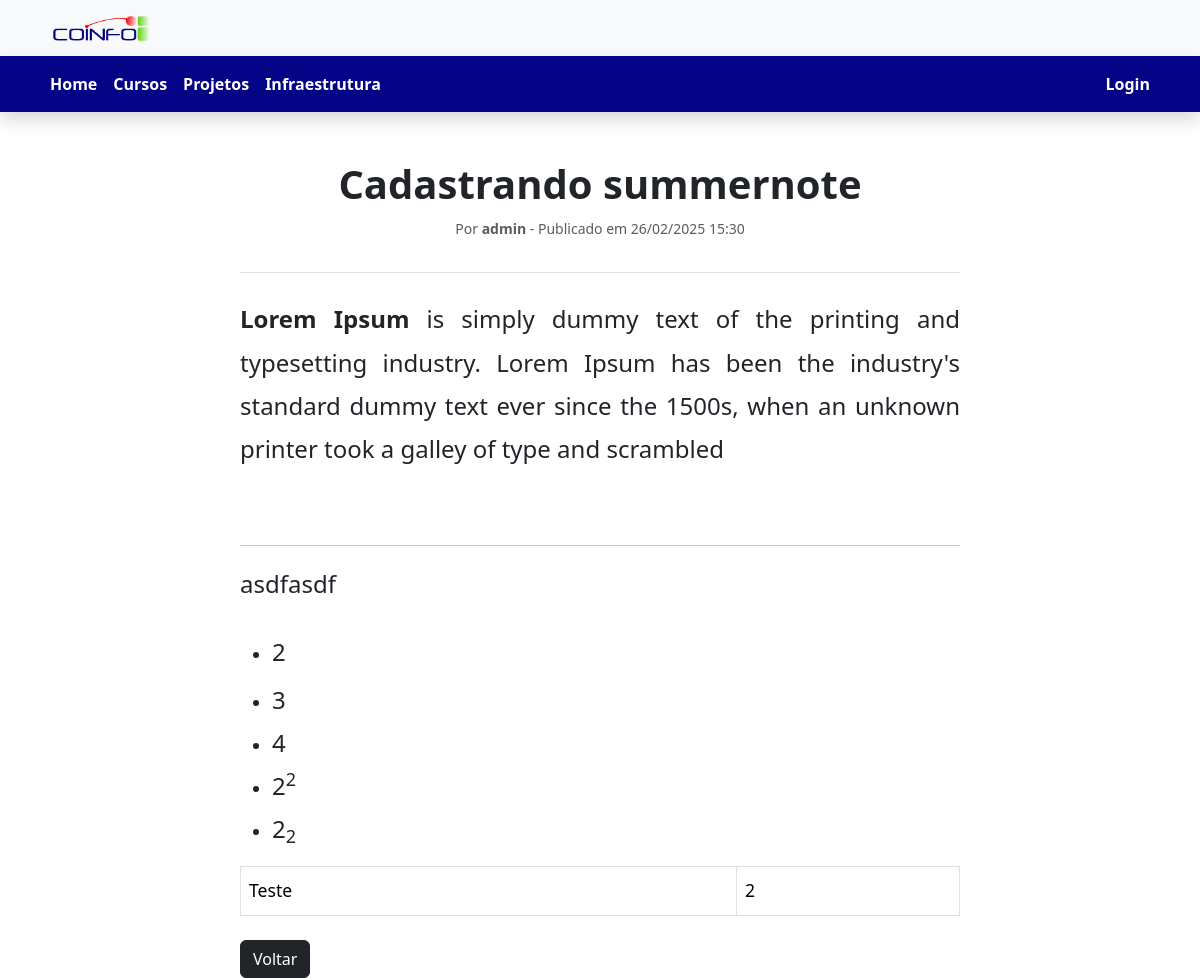
/noticia/6/, run on the app's committed database.
### sistema/models.py (models this page shows, shortened)
class Noticia(models.Model):
    STATUS_CHOICES = [
        ('rascunho', 'Rascunho'),
        ('publicado', 'Publicado'),
    ]
    ATIVACAO_CHOICES = [
        ('ativada', 'Ativada'),
        ('desativada', 'Desativada'),
    ]
    titulo = models.CharField(max_length=255)
    conteudo = models.TextField()
    autor = models.ForeignKey(User, on_delete=models.CASCADE)
    data_publicacao = models.DateTimeField(auto_now_add=True)
    status = models.CharField(max_length=10, choices=STATUS_CHOICES, default='rascunho')
    ativacao = models.CharField(max_length=10, choices=ATIVACAO_CHOICES, default='ativada')

### sistema/views.py (the view)
# urls.py: path('noticia/<int:pk>/', views.detalhe_noticia, name='detalhe_noticia'),
def detalhe_noticia(request, pk):
    noticia = get_object_or_404(Noticia, pk=pk)
    return render(request, 'noticias/detalhe.html', {'noticia': noticia})

### sistema/templates/noticias/detalhe.html
{% extends 'base.html' %}
{% load static %}
{% block content %}
<div class="container mt-5">
    <div class="row justify-content-center">
        <div class="col-lg-8">
            <article class="border-bottom pb-3 mb-4">
                <h1 class="fw-bold text-center">{{ noticia.titulo }}</h1>
                <p class="text-muted text-center">
                    <small>Por <strong>{{ noticia.autor }}</strong> - Publicado em {{ noticia.data_publicacao|date:"d/m/Y H:i" }}</small>
                </p>
            </article>
            <div class="text-justify" style="font-size: 1.1rem; line-height: 1.8;">
                {{ noticia.conteudo|safe }}
            </div>
            <div class="mt-4">
                <a href="{% url 'home' %}" class="btn btn-dark">Voltar</a>
            </div>
        </div>
    </div>
</div>
{% endblock %}

### static/css/style.css (style rules this page uses)
* { margin: 0; padding: 0; box-sizing: border-box; }

### data on the page
Noticia: titulo "Cadastrando summernote", autor "admin", data_publicacao "26/02/2025 15:30", conteudo "Lorem Ipsum is simply dummy text of the printing and typesetting industry. Lorem Ipsum has been the industry's standard dummy text ever since the 1500s, when an unknown printer took a galley of type and scrambled asdfasdf 2 3 4 2 2 2 2 Teste 2"
